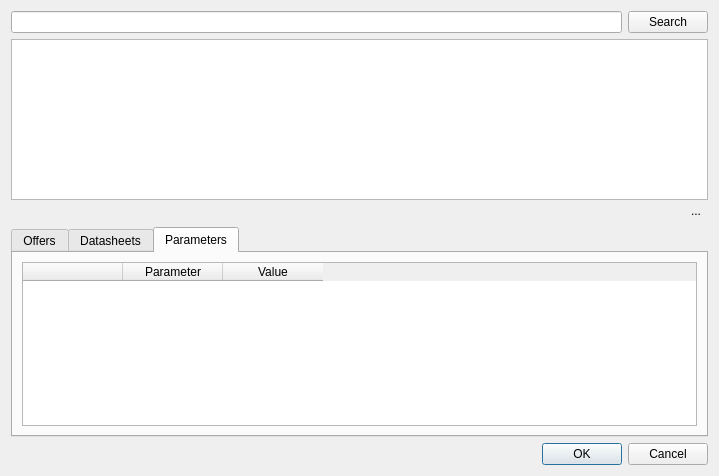
<?xml version="1.0" encoding="UTF-8"?>
<ui version="4.0">
 <class>OctopartImportDialog</class>
 <widget class="QDialog" name="OctopartImportDialog">
  <property name="geometry">
   <rect>
    <x>0</x>
    <y>0</y>
    <width>719</width>
    <height>476</height>
   </rect>
  </property>
  <property name="windowTitle">
   <string>Dialog</string>
  </property>
  <layout class="QVBoxLayout" name="verticalLayout_5">
   <item>
    <layout class="QHBoxLayout" name="horizontalLayout">
     <item>
      <widget class="QSearchLineEdit" name="lineEdit"/>
     </item>
     <item>
      <widget class="QPushButton" name="searchButton">
       <property name="text">
        <string>Search</string>
       </property>
      </widget>
     </item>
    </layout>
   </item>
   <item>
    <layout class="QVBoxLayout" name="verticalLayout_4">
     <property name="spacing">
      <number>0</number>
     </property>
     <item>
      <widget class="QTableView" name="resultsTableView"/>
     </item>
     <item>
      <widget class="QFrame" name="frame">
       <property name="frameShape">
        <enum>QFrame::NoFrame</enum>
       </property>
       <property name="frameShadow">
        <enum>QFrame::Sunken</enum>
       </property>
       <layout class="QHBoxLayout" name="horizontalLayout_5">
        <property name="leftMargin">
         <number>0</number>
        </property>
        <property name="topMargin">
         <number>0</number>
        </property>
        <property name="rightMargin">
         <number>0</number>
        </property>
        <property name="bottomMargin">
         <number>0</number>
        </property>
        <item>
         <widget class="QLabel" name="statusLabel">
          <property name="text">
           <string notr="true"/>
          </property>
         </widget>
        </item>
        <item>
         <spacer name="horizontalSpacer_4">
          <property name="orientation">
           <enum>Qt::Horizontal</enum>
          </property>
          <property name="sizeHint" stdset="0">
           <size>
            <width>543</width>
            <height>20</height>
           </size>
          </property>
         </spacer>
        </item>
        <item>
         <widget class="QToolButton" name="abortButton">
          <property name="text">
           <string>...</string>
          </property>
          <property name="icon">
           <iconset resource="../../octopart-test/resources.qrc">
            <normaloff>:/icons/stop.png</normaloff>:/icons/stop.png</iconset>
          </property>
          <property name="autoRaise">
           <bool>true</bool>
          </property>
         </widget>
        </item>
       </layout>
      </widget>
     </item>
    </layout>
   </item>
   <item>
    <widget class="QTabWidget" name="tabWidget">
     <property name="currentIndex">
      <number>2</number>
     </property>
     <widget class="QWidget" name="tab">
      <attribute name="title">
       <string>Offers</string>
      </attribute>
      <layout class="QVBoxLayout" name="verticalLayout">
       <item>
        <widget class="QTableWidget" name="offersTable">
         <property name="editTriggers">
          <set>QAbstractItemView::NoEditTriggers</set>
         </property>
         <property name="alternatingRowColors">
          <bool>true</bool>
         </property>
         <property name="selectionMode">
          <enum>QAbstractItemView::NoSelection</enum>
         </property>
         <property name="selectionBehavior">
          <enum>QAbstractItemView::SelectRows</enum>
         </property>
         <attribute name="verticalHeaderVisible">
          <bool>false</bool>
         </attribute>
         <column>
          <property name="text">
           <string/>
          </property>
         </column>
         <column>
          <property name="text">
           <string>Seller</string>
          </property>
         </column>
         <column>
          <property name="text">
           <string>SKU</string>
          </property>
         </column>
         <column>
          <property name="text">
           <string>Packaging</string>
          </property>
         </column>
         <column>
          <property name="text">
           <string>MOQ</string>
          </property>
         </column>
         <column>
          <property name="text">
           <string>MOQ Price</string>
          </property>
         </column>
        </widget>
       </item>
      </layout>
     </widget>
     <widget class="QWidget" name="tab_2">
      <attribute name="title">
       <string>Datasheets</string>
      </attribute>
      <layout class="QVBoxLayout" name="verticalLayout_2">
       <item>
        <widget class="QTableWidget" name="datasheetsTable">
         <property name="editTriggers">
          <set>QAbstractItemView::NoEditTriggers</set>
         </property>
         <property name="alternatingRowColors">
          <bool>true</bool>
         </property>
         <property name="selectionMode">
          <enum>QAbstractItemView::NoSelection</enum>
         </property>
         <property name="selectionBehavior">
          <enum>QAbstractItemView::SelectRows</enum>
         </property>
         <attribute name="verticalHeaderVisible">
          <bool>false</bool>
         </attribute>
         <column>
          <property name="text">
           <string/>
          </property>
         </column>
         <column>
          <property name="text">
           <string>Source</string>
          </property>
         </column>
         <column>
          <property name="text">
           <string>Pages</string>
          </property>
         </column>
         <column>
          <property name="text">
           <string>Type</string>
          </property>
         </column>
        </widget>
       </item>
      </layout>
     </widget>
     <widget class="QWidget" name="tab_3">
      <attribute name="title">
       <string>Parameters</string>
      </attribute>
      <layout class="QVBoxLayout" name="verticalLayout_3">
       <item>
        <widget class="QTableWidget" name="parametersTable">
         <property name="editTriggers">
          <set>QAbstractItemView::NoEditTriggers</set>
         </property>
         <property name="alternatingRowColors">
          <bool>true</bool>
         </property>
         <property name="selectionMode">
          <enum>QAbstractItemView::NoSelection</enum>
         </property>
         <property name="selectionBehavior">
          <enum>QAbstractItemView::SelectRows</enum>
         </property>
         <attribute name="verticalHeaderVisible">
          <bool>false</bool>
         </attribute>
         <column>
          <property name="text">
           <string/>
          </property>
         </column>
         <column>
          <property name="text">
           <string>Parameter</string>
          </property>
         </column>
         <column>
          <property name="text">
           <string>Value</string>
          </property>
         </column>
        </widget>
       </item>
      </layout>
     </widget>
    </widget>
   </item>
   <item>
    <widget class="QDialogButtonBox" name="buttonBox">
     <property name="orientation">
      <enum>Qt::Horizontal</enum>
     </property>
     <property name="standardButtons">
      <set>QDialogButtonBox::Cancel|QDialogButtonBox::Ok</set>
     </property>
    </widget>
   </item>
  </layout>
 </widget>
 <customwidgets>
  <customwidget>
   <class>QSearchLineEdit</class>
   <extends>QLineEdit</extends>
   <header>qsearchlineedit.h</header>
  </customwidget>
 </customwidgets>
 <resources>
  <include location="../../octopart-test/resources.qrc"/>
 </resources>
 <connections>
  <connection>
   <sender>buttonBox</sender>
   <signal>rejected()</signal>
   <receiver>OctopartImportDialog</receiver>
   <slot>reject()</slot>
   <hints>
    <hint type="sourcelabel">
     <x>316</x>
     <y>260</y>
    </hint>
    <hint type="destinationlabel">
     <x>286</x>
     <y>274</y>
    </hint>
   </hints>
  </connection>
 </connections>
</ui>
